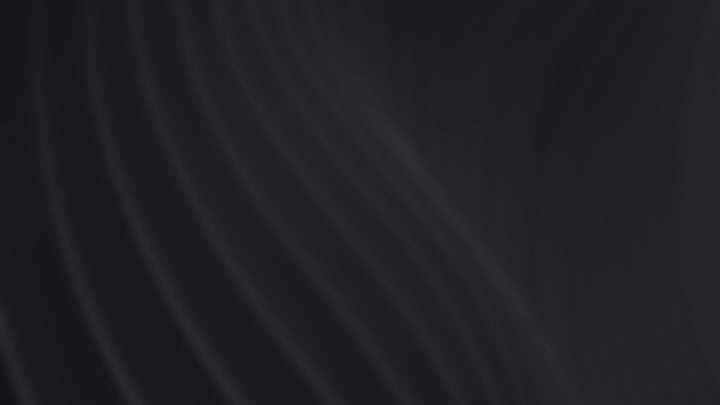
#> input picture scripts/background.jpg, 720 x 405 px
$ python generateImage.py
#> lines starting #> are read from the running program, lines starting #| are printed output that depends on the picture
from PIL import Image, ImageDraw, ImageFont
import os
import textwrap

# Load the background image
background = Image.open('background.jpg')
#> background is the input picture: PIL image 720x405 RGB; mean R, G, B 32.1, 31.2, 36.6

draw = ImageDraw.Draw(background)

font = ImageFont.truetype('Proxima-Nova-Soft-Bold.ttf', 49)

text = 'Hello World Hello World Hello World'
lines = textwrap.wrap(text, width=40)

y = (background.height - (len(lines) * font.getbbox(text)[1])) / 2 - 50
#> y = 148
x = 30

for line in lines:
    draw.text((x, y), line, fill=(237, 230, 211), font=font)
    y += font.getbbox(line)[1]
#> after the loop, y = 157

background.save('output.jpg')
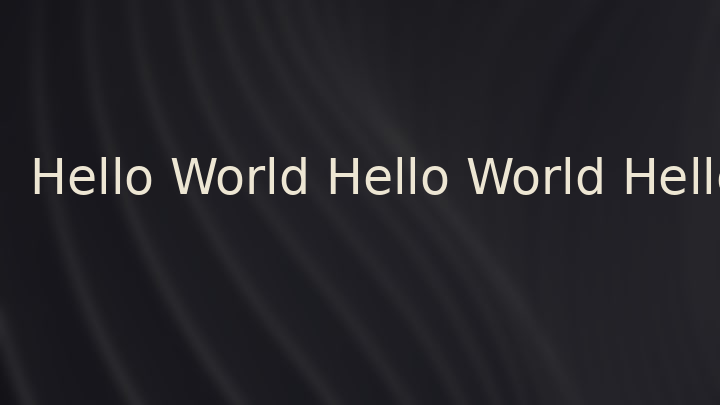
#> saved as output.jpg: PIL image 720x405 RGB; mean R, G, B 37.2, 36, 40.9

# TODO: Fix wrapping issue
# TODO: Space out the lines
# TODO: Automatic text generation from markdown title
